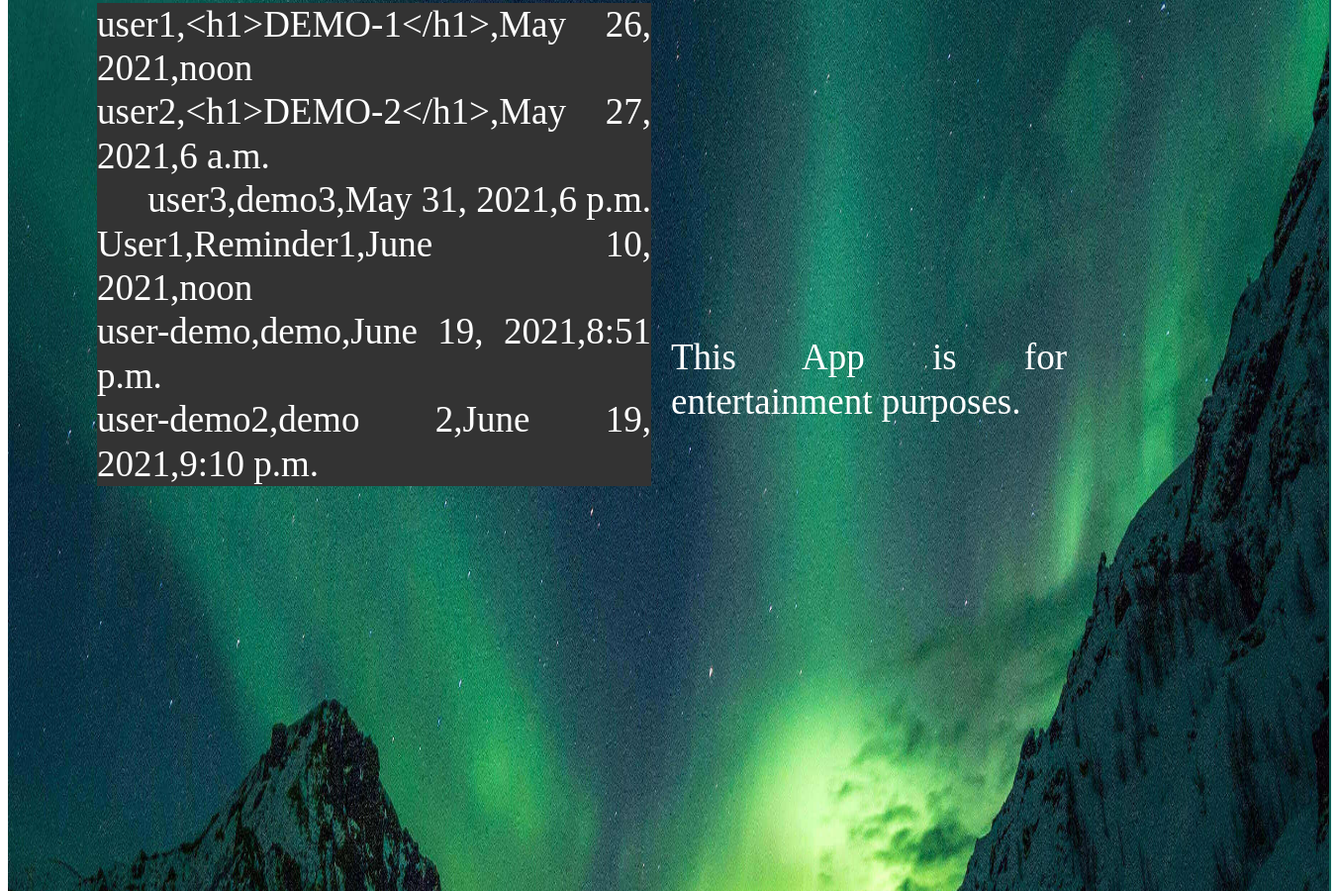
/events/ (middle part), run on an earlier commit of the app's database.
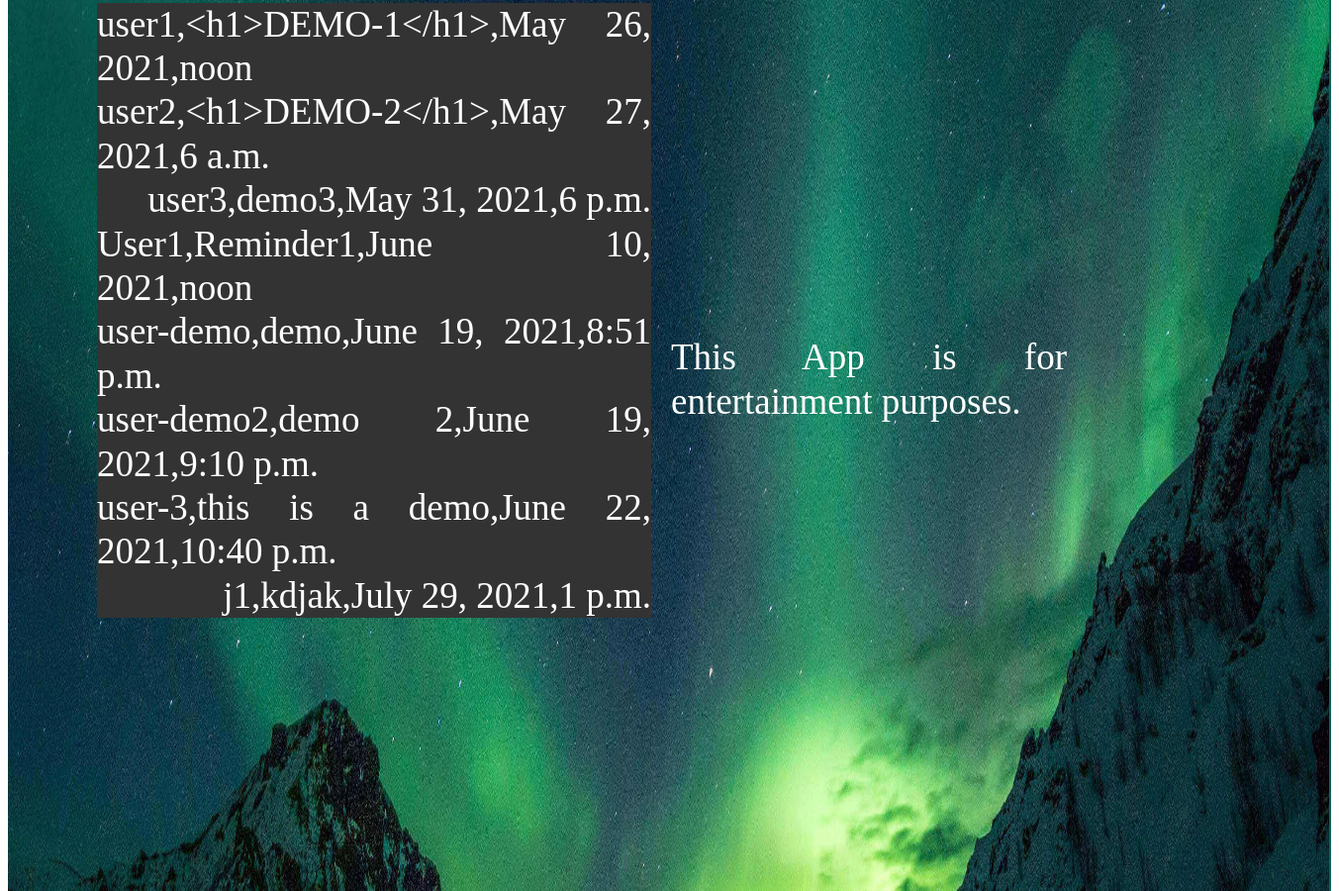
And on a later commit of the database.
### events/models.py (models this page shows, shortened)
class Event(models.Model):
    user_name = models.CharField(default='username',max_length=100,primary_key=True)
    event_desc = models.TextField(max_length=200)
    event_date = models.DateField(default=date.today())
    event_time = models.TimeField(default=datetime.time(datetime.now()))

### events/views.py (the view)
# urls.py: path('events/', views.all_events, name='show-events'),
def all_events(request):
    different_base =  "base.html"
    event_list = Event.objects.all()
    return render(request, 'events/event_list.html',{'event_list':event_list}, {'different_base': different_base})

### events/templates/events/event_list.html (shortened to what this page needs)
{% extends "base.html" %}
{% block content %}
    <ul>
       {% for event in event_list %}
        <li>{{ event.user_name }},{{event.event_desc}},{{event.event_date}},{{event.event_time}}</li>
        <br>
    {% endfor %}
    </ul>
{% endblock content %}

What changed in the data, as far as the page shows it:
added Event: user_name "user-3", event_desc "this is a demo", event_date "June 22, 2021", event_time "10:40 p.m."
added Event: user_name "j1", event_desc "kdjak", event_date "July 29, 2021", event_time "1 p.m."
